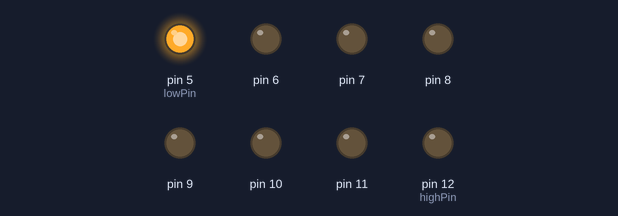
Simulated run of this sketch. Board: Arduino Uno, built with avr-gcc and run on an emulated ATmega328P. Shown: output pins drawn as LEDs (lit = HIGH).

Above: at 0.02 s.
At 0.32 s:
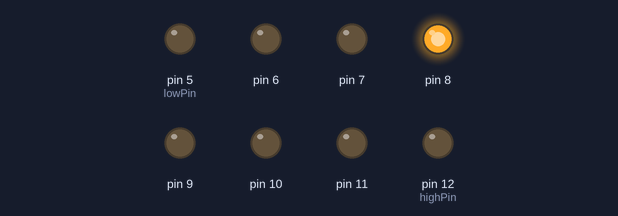
At 0.62 s:
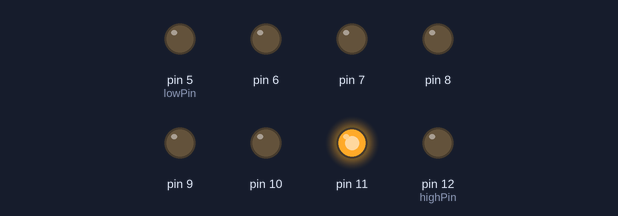
At 1.17 s:
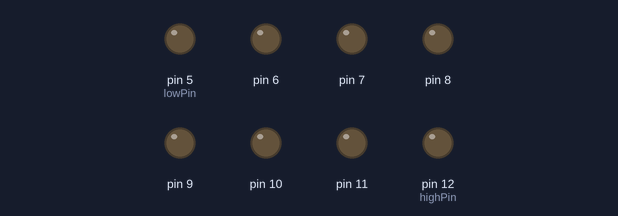
At 2.37 s:
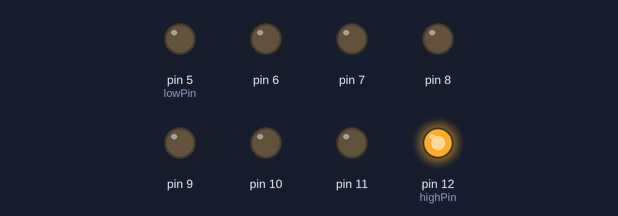
At 3.62 s:
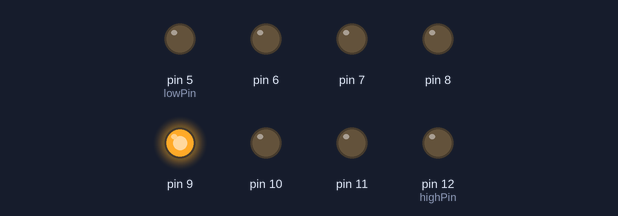
Timing chart, 0 to 3.9 s (numbered marks = the images above):
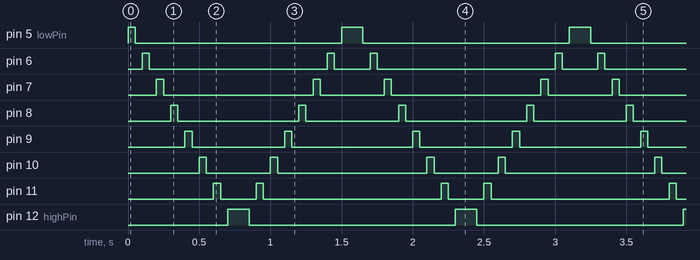

Measured:
- by itself, pin 5 (lowPin): repeats every 1.6 s: LOW 1.5 s, HIGH 0.15 s
- by itself, pin 6: repeats every 1.6 s: LOW 1.3 s, HIGH 0.05 s, LOW 0.25 s, HIGH 0.05 s
- by itself, pin 7: repeats every 1.6 s: LOW 1.1 s, HIGH 0.05 s, LOW 0.45 s, HIGH 0.05 s
- by itself, pin 8: repeats every 1.6 s: LOW 0.85 s, HIGH 0.05 s, LOW 0.65 s, HIGH 0.05 s
- by itself, pin 9: repeats every 1.6 s: LOW 0.65 s, HIGH 0.05 s, LOW 0.85 s, HIGH 0.05 s
- by itself, pin 10: repeats every 1.6 s: LOW 0.45 s, HIGH 0.05 s, LOW 1.1 s, HIGH 0.05 s
- by itself, pin 11: repeats every 1.6 s: LOW 0.25 s, HIGH 0.05 s, LOW 1.3 s, HIGH 0.05 s
- by itself, pin 12 (highPin): alternates HIGH for 0.15 s and LOW for 1.5 s

The sketch:

cylon.ino
```cpp
// cylon
// Harvey Cary
// hdcary3@gmail.com
// https://github.com/hcary/arduino
// 8/2016

/************************************************/

const int dtime = 50;     // Delay time
const int lowPin = 5;     // Lowest pin used
const int highPin = 12;   // Highest pin used

/************************************************/
void setup()
{

  // Loop from lowest pin to highest pin setting pin mode
  for(int x = lowPin; x <= highPin; x = x + 1){
    pinMode(x,OUTPUT);
  }

}
/************************************************/
//the loop routine runs over and over again forever
void loop()
{

  for(int x = lowPin; x <= highPin; x = x + 1){
    pinSwitch(x, HIGH);
    if( x < highPin )
    {
      pinSwitch(x, LOW);
    }
  }

  pinSwitch(highPin, HIGH);

  for(int x = highPin; x >= lowPin; x = x - 1){
    pinSwitch(x, HIGH);
    if( x > lowPin )
    {
      pinSwitch(x, LOW);
    }


  }

  pinSwitch(lowPin, HIGH);

}
/*************************************************/

void pinSwitch( int pinNum, int level )
{

  digitalWrite(pinNum, level);//turn the LED on
  delay(dtime);

}
```
